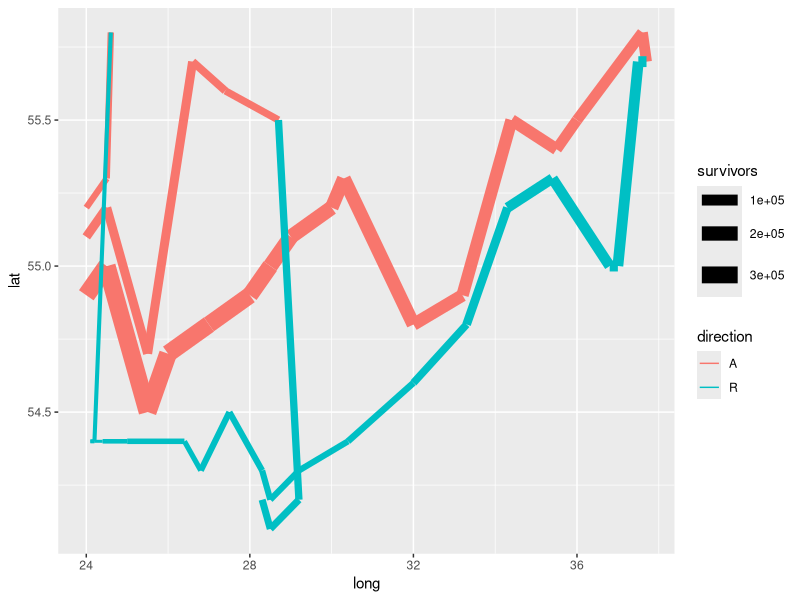
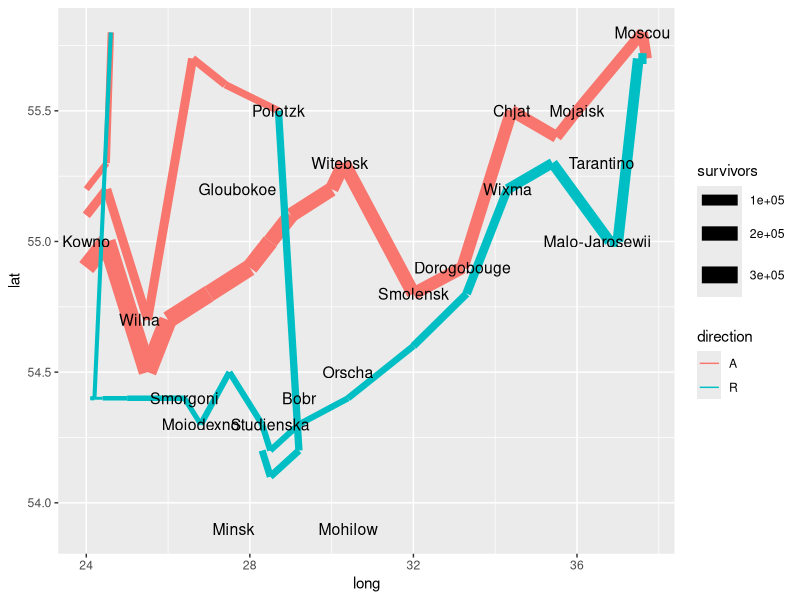

Write the R code that produced these figures, in order. (Note: this script raises an error after producing the figures.)
## ---- chunk 1
knitr::opts_chunk$set(cache = TRUE)
options(digits = 3)
## ---- chunk 2
library(tidyverse)
library(knitr)
## ---- chunk 3
# get data on troop movements and city names
troops <- read_table("data/minard-troops.txt")
cities <- read_table("data/minard-cities.txt")
troops
cities
## ---- chunk 4
plot_troops <- ggplot(data = troops, mapping = aes(x = long, y = lat)) +
  geom_path(aes(size = survivors,
                color = direction,
                group = group))
plot_troops
## ---- chunk 5
plot_both <- plot_troops + 
  geom_text(data = cities, mapping = aes(label = city), size = 4)
plot_both
## ---- chunk 6
plot_polished <- plot_both +
  scale_size(range = c(0, 12),
             breaks = c(10000, 20000, 30000),
             labels = c("10,000", "20,000", "30,000")) + 
  scale_color_manual(values = c("tan", "grey50")) +
  coord_map() +
  labs(title = "Map of Napoleon's Russian campaign of 1812",
       x = NULL,
       y = NULL)
plot_polished
## ---- chunk 7
plot_polished +
  theme_void() +
  theme(legend.position = "none")
## ---- chunk 8

